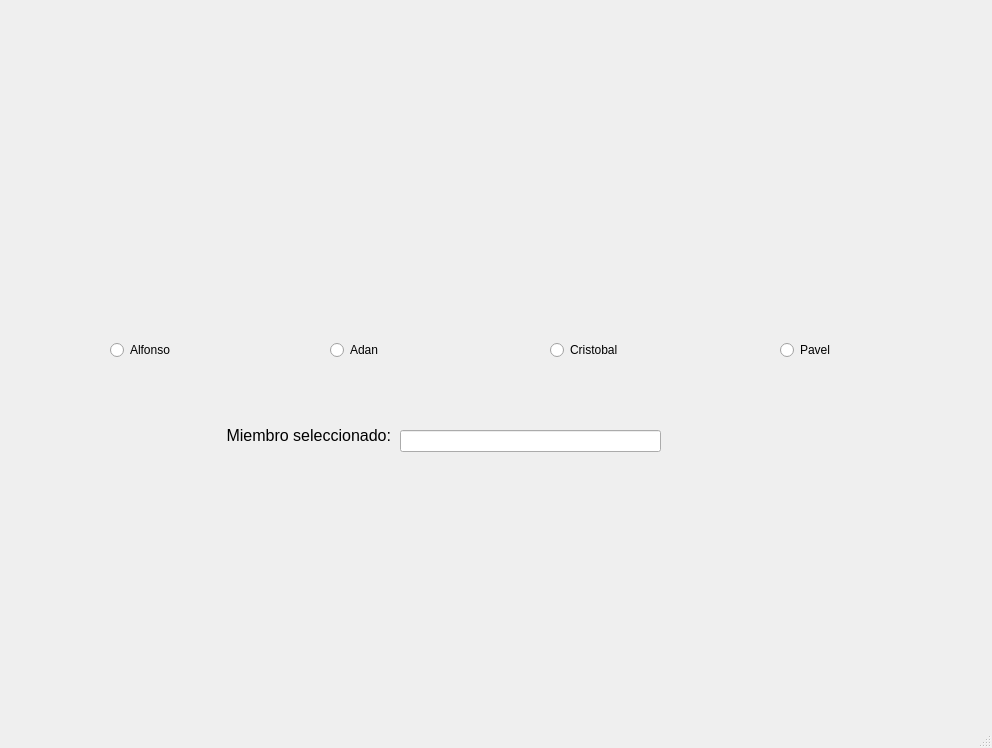
<?xml version="1.0" encoding="UTF-8"?>
<ui version="4.0">
 <class>MainWindow</class>
 <widget class="QMainWindow" name="MainWindow">
  <property name="geometry">
   <rect>
    <x>0</x>
    <y>0</y>
    <width>992</width>
    <height>748</height>
   </rect>
  </property>
  <property name="windowTitle">
   <string>MainWindow</string>
  </property>
  <widget class="QWidget" name="centralwidget">
   <widget class="QLabel" name="label">
    <property name="geometry">
     <rect>
      <x>30</x>
      <y>20</y>
      <width>261</width>
      <height>111</height>
     </rect>
    </property>
    <property name="text">
     <string/>
    </property>
    <property name="pixmap">
     <pixmap resource="../recursos.qrc">:/logo/Imagenes/logo uat.png</pixmap>
    </property>
    <property name="scaledContents">
     <bool>true</bool>
    </property>
   </widget>
   <widget class="QLabel" name="label_2">
    <property name="geometry">
     <rect>
      <x>710</x>
      <y>20</y>
      <width>241</width>
      <height>111</height>
     </rect>
    </property>
    <property name="text">
     <string/>
    </property>
    <property name="pixmap">
     <pixmap resource="../recursos.qrc">:/logo/Imagenes/logo fit.png</pixmap>
    </property>
    <property name="scaledContents">
     <bool>true</bool>
    </property>
   </widget>
   <widget class="QLabel" name="label_4">
    <property name="geometry">
     <rect>
      <x>860</x>
      <y>590</y>
      <width>111</width>
      <height>91</height>
     </rect>
    </property>
    <property name="text">
     <string/>
    </property>
    <property name="pixmap">
     <pixmap resource="../recursos.qrc">:/logo/Imagenes/logoCT.png</pixmap>
    </property>
    <property name="scaledContents">
     <bool>true</bool>
    </property>
   </widget>
   <widget class="QLabel" name="img_persona">
    <property name="geometry">
     <rect>
      <x>80</x>
      <y>170</y>
      <width>171</width>
      <height>141</height>
     </rect>
    </property>
    <property name="text">
     <string/>
    </property>
    <property name="pixmap">
     <pixmap resource="../recursos.qrc">:/logo/Imagenes/poncho.jpg</pixmap>
    </property>
    <property name="scaledContents">
     <bool>true</bool>
    </property>
   </widget>
   <widget class="QLabel" name="label_7">
    <property name="geometry">
     <rect>
      <x>170</x>
      <y>420</y>
      <width>221</width>
      <height>31</height>
     </rect>
    </property>
    <property name="font">
     <font>
      <pointsize>12</pointsize>
     </font>
    </property>
    <property name="text">
     <string>Miembro seleccionado:</string>
    </property>
    <property name="alignment">
     <set>Qt::AlignRight|Qt::AlignTrailing|Qt::AlignVCenter</set>
    </property>
   </widget>
   <widget class="QLabel" name="img_persona_2">
    <property name="geometry">
     <rect>
      <x>300</x>
      <y>170</y>
      <width>171</width>
      <height>141</height>
     </rect>
    </property>
    <property name="text">
     <string/>
    </property>
    <property name="pixmap">
     <pixmap resource="../recursos.qrc">:/logo/Imagenes/adan.jpg</pixmap>
    </property>
    <property name="scaledContents">
     <bool>true</bool>
    </property>
   </widget>
   <widget class="QLabel" name="img_persona_3">
    <property name="geometry">
     <rect>
      <x>520</x>
      <y>170</y>
      <width>171</width>
      <height>141</height>
     </rect>
    </property>
    <property name="text">
     <string/>
    </property>
    <property name="pixmap">
     <pixmap resource="../recursos.qrc">:/logo/Imagenes/cristobal.jpg</pixmap>
    </property>
    <property name="scaledContents">
     <bool>true</bool>
    </property>
   </widget>
   <widget class="QLabel" name="img_persona_4">
    <property name="geometry">
     <rect>
      <x>750</x>
      <y>170</y>
      <width>171</width>
      <height>141</height>
     </rect>
    </property>
    <property name="text">
     <string/>
    </property>
    <property name="pixmap">
     <pixmap resource="../recursos.qrc">:/logo/Imagenes/pavel.jpg</pixmap>
    </property>
    <property name="scaledContents">
     <bool>true</bool>
    </property>
   </widget>
   <widget class="QRadioButton" name="rb_1">
    <property name="geometry">
     <rect>
      <x>110</x>
      <y>340</y>
      <width>95</width>
      <height>20</height>
     </rect>
    </property>
    <property name="text">
     <string>Alfonso</string>
    </property>
   </widget>
   <widget class="QRadioButton" name="rb_2">
    <property name="geometry">
     <rect>
      <x>330</x>
      <y>340</y>
      <width>95</width>
      <height>20</height>
     </rect>
    </property>
    <property name="text">
     <string>Adan</string>
    </property>
   </widget>
   <widget class="QRadioButton" name="rb_3">
    <property name="geometry">
     <rect>
      <x>550</x>
      <y>340</y>
      <width>95</width>
      <height>20</height>
     </rect>
    </property>
    <property name="text">
     <string>Cristobal</string>
    </property>
   </widget>
   <widget class="QRadioButton" name="rb_4">
    <property name="geometry">
     <rect>
      <x>780</x>
      <y>340</y>
      <width>95</width>
      <height>20</height>
     </rect>
    </property>
    <property name="text">
     <string>Pavel</string>
    </property>
   </widget>
   <widget class="QLineEdit" name="txt_seleccionado">
    <property name="geometry">
     <rect>
      <x>400</x>
      <y>430</y>
      <width>261</width>
      <height>22</height>
     </rect>
    </property>
   </widget>
  </widget>
  <widget class="QMenuBar" name="menubar">
   <property name="geometry">
    <rect>
     <x>0</x>
     <y>0</y>
     <width>992</width>
     <height>26</height>
    </rect>
   </property>
  </widget>
  <widget class="QStatusBar" name="statusbar"/>
 </widget>
 <resources>
  <include location="../recursos.qrc"/>
 </resources>
 <connections/>
</ui>
